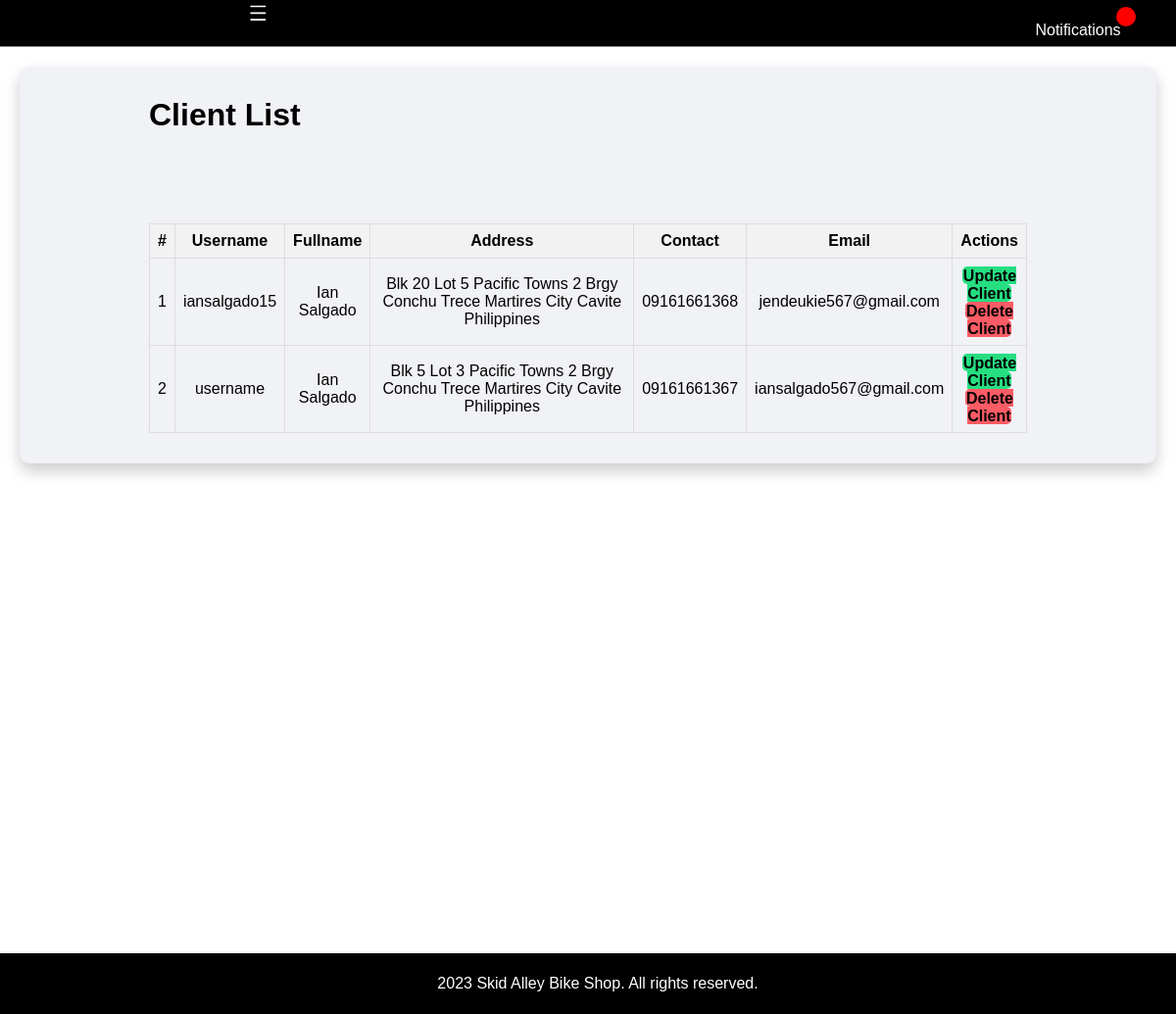
/admin/clients.php (signed in), run on the app's committed database.
### tables this page shows
CREATE TABLE `client_list` (
  `id` int(10) NOT NULL,
  `username` varchar(50) NOT NULL,
  `fullname` varchar(50) DEFAULT NULL,
  `contact` varchar(50) NOT NULL,
  `address` varchar(250) NOT NULL,
  `email` varchar(100) NOT NULL,
  `password` varchar(50) NOT NULL,
  `status` tinyint(1) NOT NULL DEFAULT 1,
  `delete_flag` tinyint(1) NOT NULL
);

### admin/clients.php (the view, shortened to what this page needs)
<?php include('partials/menu.php'); ?>
<div class="main-content">
    <div class="wrapper">
        <h1>Client List</h1>
        <br/>
        <br/><br/><br/>
        <table class="tbl-full">
            <tr>
                <th>#</th>
                <th>Username</th>
                <th>Fullname</th>
                 <th>Address</th>
                <th>Contact</th>
                <th>Email</th>
                <th>Actions</th>
            </tr>
            <?php
            $sql = "SELECT * FROM client_list";
            $res = mysqli_query($conn, $sql);
            if ($res == TRUE) {
                $count = mysqli_num_rows($res);
                $sn = 1;
                if ($count > 0) {
                    while ($rows = mysqli_fetch_assoc($res)) {
                        $id = $rows['id'];
                        $username = $rows['username'];
                        $fullname = $rows['fullname'];
                        $contact = $rows['contact'];
                        $address = $rows['address'];
                        $email = $rows['email'];
                        ?>
                        <tr>
                            <td><?php echo $sn++; ?></td>
                            <td><?php echo $username; ?></td>
                            <td><?php echo $fullname; ?></td>
                            <td><?php echo $address; ?></td>
                            <td><?php echo $contact; ?></td>
                            <td><?php echo $email; ?></td>
                            <td>
                                <a href="<?php echo SITEURL; ?>admin/update-client.php?id=<?php echo $id; ?>"  class="btn-secondary">Update Client</a>
                                <a href="<?php echo SITEURL; ?>admin/delete-client.php?id=<?php echo $id; ?>" class="btn-third">Delete Client</a>
                            </td>
                        </tr>
                        <?php
                    }
                } else {
                    echo "<td colspan='5'><div class='error'>No Clients Found.</div></td>";
                }
            }
            ?>
        </table>
    </div>
</div>
<?php include('partials/footer.php'); ?>

### admin/css/admin.css (style rules this page uses)
* { margin: 0; padding: 0; font-family: Arial, Helvetica, sans-serif; }
.wrapper { padding: 1%; width: 80%; margin: 0 auto; }
.tbl-full { width: 100%; border-collapse: collapse; margin-top: 20px; }
.tbl-full th, .tbl-full td { border: 1px solid #dddddd; padding: 8px; text-align: center; }
.tbl-full th { background-color: #f2f2f2; }
table tr th { border-bottom: 1px solid black; padding: 1%; text-align: left; }
table tr td { padding: 1%; }
.btn-primary, .btn-secondary, .btn-third { padding: 8px 15px; text-decoration: none; border-radius: 5px; font-weight: bold; }
.btn-secondary { background-color: #26de81; padding: 1%; color: black; text-decoration: none; font-weight: bold; }
.btn-third { background-color: #fc5c65; padding: 1%; color: black; text-decoration: none; font-weight: bold; }
.main-content { background-color: #f1f2f6; border-radius: 10px; box-shadow: 0 8px 16px rgba(0, 0, 0, 0.2); margin: 20px; padding: 20px; }
.tbl-full td:nth-child(4) { width: 400px; }

### data on the page
client_list: username "iansalgado15", fullname "Ian Salgado", address "Blk 20 Lot 5 Pacific Towns 2 Brgy Conchu Trece Martires City Cavite Philippines", contact "09161661368", email "jendeukie567@gmail.com"
client_list: username "username", fullname "Ian Salgado", address "Blk 5 Lot 3 Pacific Towns 2 Brgy Conchu Trece Martires City Cavite Philippines", contact "09161661367", email "iansalgado567@gmail.com"
